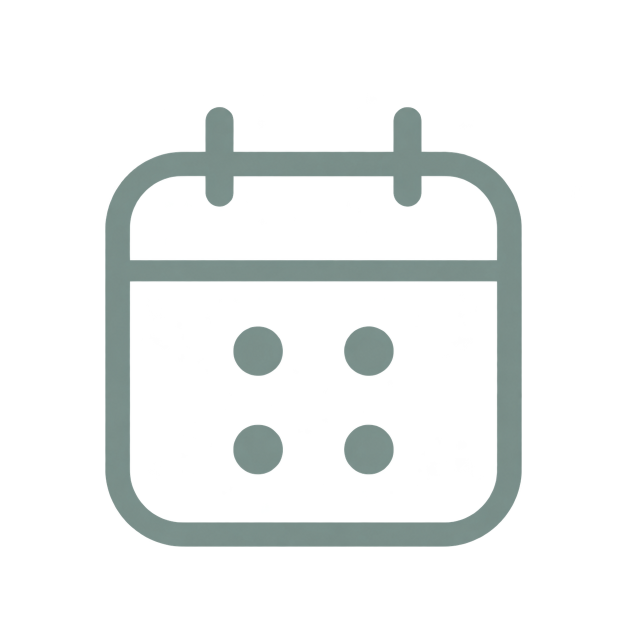
#> input picture cellender-design-kit/assets/calendar-default.png, 1254 x 1254 px (shown at 1/2 size)
$ python process-assets.py
#> lines starting #> are read from the running program, lines starting #| are printed output that depends on the picture; after the words box and inside, x2 and y2 are one past the last pixel; in counts of white or black regions, pixels touching at a corner belong together; pictures that were not available may be replaced by others from this repository, and a replacement may not be noted
#!/usr/bin/env python3
"""cellender-design-kit/assets/ の原本画像から、アプリで使う画像を生成する。

原本は変更しない。処理内容:
  1. 透過部分に散っているごく薄いノイズ（alpha < 24）を除去
  2. 半透明の縁に残った白っぽい色を、隣接する不透明部分の色で置き換え（白フチ除去）
  3. 余白を切り詰め、アイコンごとに決めた「見た目の大きさ」で正方形の枠の中央に配置
     （default / active で輪郭や余白がわずかに違っても、同じ位置・大きさに揃う）
  4. 表示サイズに合わせて縮小（premultiplied alpha で縮小して縁の濁りを防ぐ）

出力:
  src/assets/icons/{calendar,cells,seeding,settings}-{default,active}.png  … ナビ用
  src/assets/brand/cellender-symbol.png                                     … 空状態用
  src/assets/brand/cellender-logo.png                                       … 横長ロゴ（ヘッダー・ようこそ・設定）
  src/assets/brand/cellender-mark.png, cellender-wordmark.png               … 起動画面（シンボルの下にロゴタイプ）
  src/assets/external/lovematri.png                                         … 設定の外部接続（マトリちゃん）
  public/favicon-16.png, favicon-32.png, favicon.ico, apple-touch-icon.png   … アプリアイコン
  public/icon-192.png, icon-512.png, icon-maskable-512.png                   … ホーム画面（PWA）用

使い方:  python3 scripts/process-assets.py
"""
from pathlib import Path

import numpy as np
from PIL import Image

ROOT = Path(__file__).resolve().parent.parent
SRC = ROOT / "cellender-design-kit" / "assets"
ICON_OUT = ROOT / "src" / "assets" / "icons"
BRAND_OUT = ROOT / "src" / "assets" / "brand"
PUBLIC = ROOT / "public"

ALPHA_FLOOR = 24  # これ未満の alpha はノイズとして透明にする
OFF_WHITE = (0xF7, 0xFA, 0xF8)

# アイコンごとの「内容の長辺 / 枠の一辺」。細いピペットは大きめにして視覚的な重さを揃える
OPTICAL = {
    "calendar": 0.80,
    "cells": 0.86,
    "seeding": 0.96,
    "settings": 0.82,
}
ICON_PX = 144  # 48px 表示 × 3x まで鮮明
SYMBOL_PX = 384
LOGO_H = 192  # 横長ロゴの高さ（64px 表示 × 3x まで鮮明）
WORD_SCALE = 0.8  # ロゴタイプをシンボルに対して 20% 小さくしてバランスを整える
MARK_PX = 384  # 起動画面のシンボル（128px 表示 × 3x）
WORDMARK_H = 128  # 起動画面のロゴタイプの高さ
MATRI_PX = 144  # マトリちゃん（48px 表示 × 3x）
EXTERNAL_OUT = ROOT / "src" / "assets" / "external"


def load(path: Path) -> np.ndarray:
    return np.asarray(Image.open(path).convert("RGBA"), dtype=np.float32) / 255.0


def clean(rgba: np.ndarray) -> np.ndarray:
    """薄いノイズの除去と、半透明部分の色の補正（白フチ除去）。"""
    out = rgba.copy()
    a = out[..., 3]
    a[a < ALPHA_FLOOR / 255.0] = 0.0
#> a: shape (1254, 1254) float32; min 0, max 1, mean 0.135

    solid = a >= 0.98
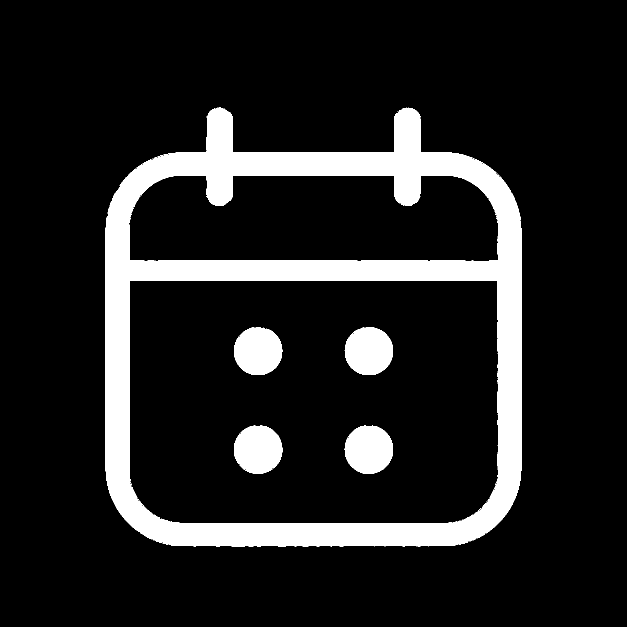
#> solid: shape (1254, 1254) bool (shown at 1/2 size); 13% white; 53 white regions (43 under 20 px), largest, box (x1, y1, x2, y2) and area: (211, 216, 1043, 1093) 174584, (689, 851, 786, 948) 7318, (468, 851, 565, 948) 7304
    color = out[..., :3] * solid[..., None]
    weight = solid.astype(np.float32)
    # 不透明部分の色を外側へ数 px 押し広げる（3x3 の平均を繰り返す）
    acc_c, acc_w = color.copy(), weight.copy()
    for _ in range(8):
        pc = np.pad(acc_c, ((1, 1), (1, 1), (0, 0)))
        pw = np.pad(acc_w, ((1, 1), (1, 1)))
        sc = sum(pc[y : y + acc_c.shape[0], x : x + acc_c.shape[1]] for y in range(3) for x in range(3))
        sw = sum(pw[y : y + acc_w.shape[0], x : x + acc_w.shape[1]] for y in range(3) for x in range(3))
        grow = (acc_w == 0) & (sw > 0)
        acc_c[grow] = sc[grow] / sw[grow][..., None]
        acc_w[grow] = 1.0
#> this loop made 8 passes
#> pass 1, in clean, `sc = sum(pc[y : y + acc_c.shape[0], x : x + acc_c.shape[1]] for y in r..`:
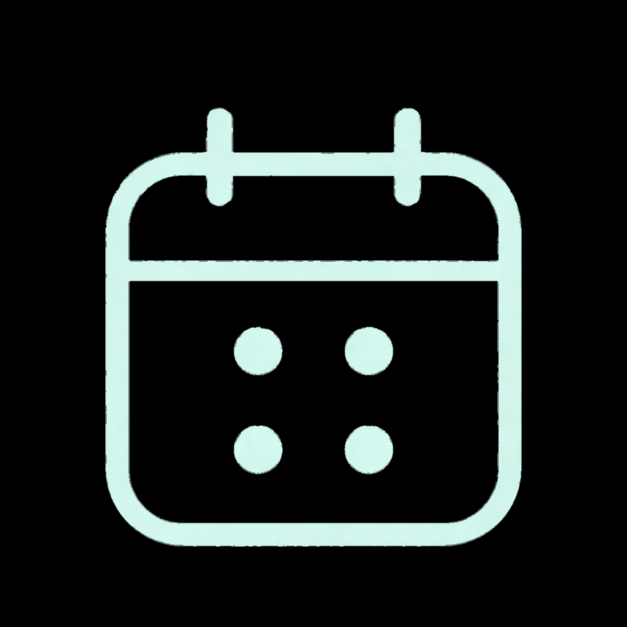
#> sc: shape (1254, 1254, 3) float32 (shown at 1/2 size); mean R, G, B 0.557, 0.653, 0.63; drawn with min black and max white
#> after the loop:
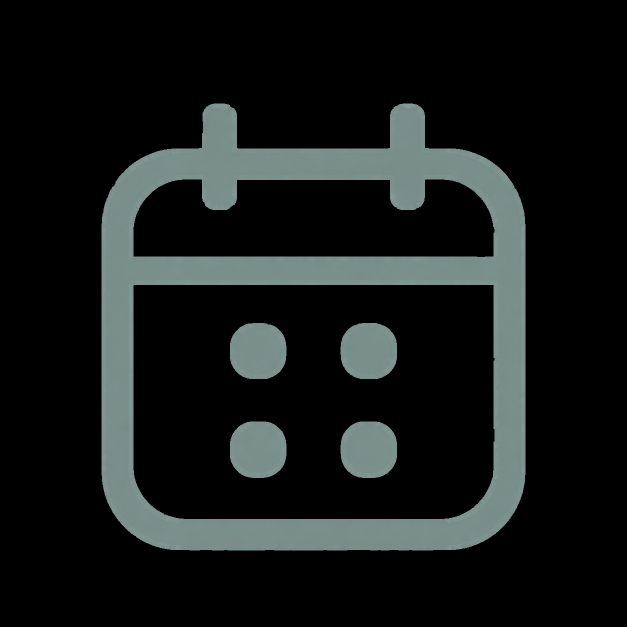
#> acc_c: shape (1254, 1254, 3) float32 (shown at 1/2 size); mean R, G, B 0.0872, 0.102, 0.0987
#> after the loop:
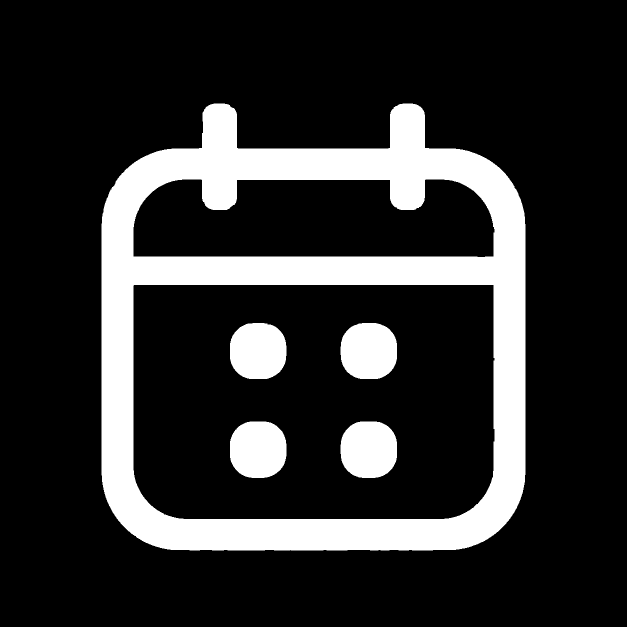
#> acc_w: shape (1254, 1254) float32 (shown at 1/2 size); values 0 (black) and 1 (white), 18.1% white; 5 white regions, box (x1, y1, x2, y2) and area: (203, 207, 1051, 1101) 242440, (460, 843, 573, 956) 10790, (681, 843, 794, 956) 10785, (460, 646, 573, 758) 10694, (681, 646, 794, 758) 10694
    semi = (a > 0) & ~solid & (acc_w > 0)
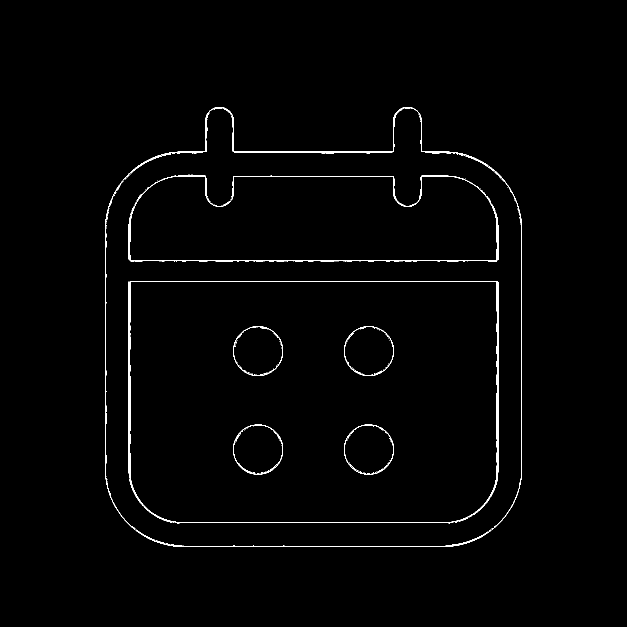
#> semi: shape (1254, 1254) bool (shown at 1/2 size); 1% white in thin lines or dots, all inside (x1, y1, x2, y2) = (210, 214, 1044, 1094)
    out[..., :3][semi] = acc_c[semi]
    out[..., :3][a == 0] = 0.0
    return out


def bbox(rgba: np.ndarray):
    ys, xs = np.nonzero(rgba[..., 3] > 0)
    return xs.min(), ys.min(), xs.max() + 1, ys.max() + 1


def to_image(rgba: np.ndarray) -> Image.Image:
    return Image.fromarray(np.clip(rgba * 255.0 + 0.5, 0, 255).astype(np.uint8), "RGBA")


def resize(img: Image.Image, size) -> Image.Image:
    # premultiplied で縮小して、透明部分の色が縁に混ざらないようにする
    return img.convert("RGBa").resize(size, Image.Resampling.LANCZOS).convert("RGBA")


def fit(rgba: np.ndarray, canvas: int, ratio: float, bg=None) -> Image.Image:
    """内容を切り出し、長辺が canvas*ratio になるよう縮小して中央に置く。"""
#> called with canvas = 144, ratio = 0.8
    x0, y0, x1, y1 = bbox(rgba)
#> x0 = 210; y0 = 214; x1 = 1044; y1 = 1094
    crop = to_image(rgba[y0:y1, x0:x1])
    w, h = crop.size
#> w = 834; h = 880
    scale = canvas * ratio / max(w, h)
#> scale = 0.131
    nw, nh = max(1, round(w * scale)), max(1, round(h * scale))
#> nw = 109; nh = 115
    small = resize(crop, (nw, nh))
#> in resize, `return img.convert("RGBa").resize(size, Image.Resampling.LANCZOS).conv..`:
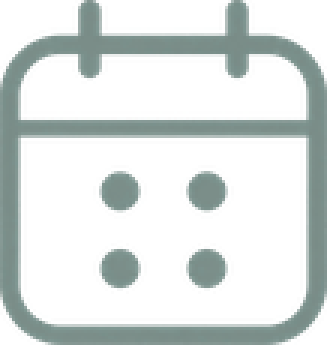
#> returned value: PIL image 109x115 RGBA (shown 3 times larger); mean R, G, B, A 50.2, 58.3, 56.3, 74.3; transparent parts drawn white
    base = Image.new("RGBA", (canvas, canvas), (*bg, 255) if bg else (0, 0, 0, 0))
#> base: PIL image 144x144 RGBA; every value is 0
    base.alpha_composite(small, ((canvas - nw) // 2, (canvas - nh) // 2))
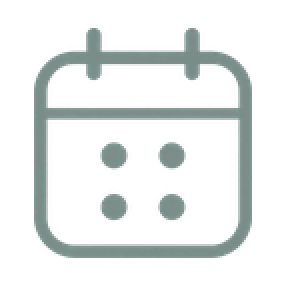
#> base: PIL image 144x144 RGBA (shown 2 times larger); mean R, G, B, A 30.4, 35.3, 34.1, 44.9; transparent parts drawn white
    return base


def save_small(img: Image.Image, path: Path) -> None:
    """色数の少ない画像は 256 色に減色して軽くする（見た目はほぼ変わらず数分の 1 のサイズになる）"""
    img.quantize(256, method=Image.Quantize.FASTOCTREE, dither=Image.Dither.NONE).save(path, optimize=True)


def split_logo(logo: np.ndarray):
    """横長ロゴの原本を、シンボルとロゴタイプに切り分ける（間の透明な列で分ける）"""
    x0, y0, x1, y1 = bbox(logo)
    cols = (logo[..., 3] > 0).any(axis=0)
    # 左から 1/3 までの範囲で、最初に現れる透明な列の並びをシンボルとロゴタイプの境目とみなす
    gap_start = next(x for x in range(x0 + 1, x0 + (x1 - x0) // 3) if not cols[x])
    gap_end = next(x for x in range(gap_start, x1) if cols[x])
    sym, word = logo[:, x0:gap_start], logo[:, gap_end:x1]
    sx0, sy0, sx1, sy1 = bbox(sym)
    wx0, wy0, wx1, wy1 = bbox(word)
    return sym[sy0:sy1, sx0:sx1], word[wy0:wy1, wx0:wx1], gap_end - gap_start, (wy0 + wy1) / 2 - sy0


def scaled(rgba: np.ndarray, height: int) -> Image.Image:
    img = to_image(rgba)
    return resize(img, (max(1, round(img.width * height / img.height)), height))


def main() -> None:
    ICON_OUT.mkdir(parents=True, exist_ok=True)
    BRAND_OUT.mkdir(parents=True, exist_ok=True)

    for name, ratio in OPTICAL.items():
        for state in ("default", "active"):
            src = SRC / f"{name}-{state}.png"
            img = fit(clean(load(src)), ICON_PX, ratio)
            img.save(ICON_OUT / src.name, optimize=True)
            print("icon  ", src.name, img.size)
#| icon   calendar-default.png (144, 144)
#> pass 2 of the loop in main, `for name, ratio in OPTICAL.items():`:
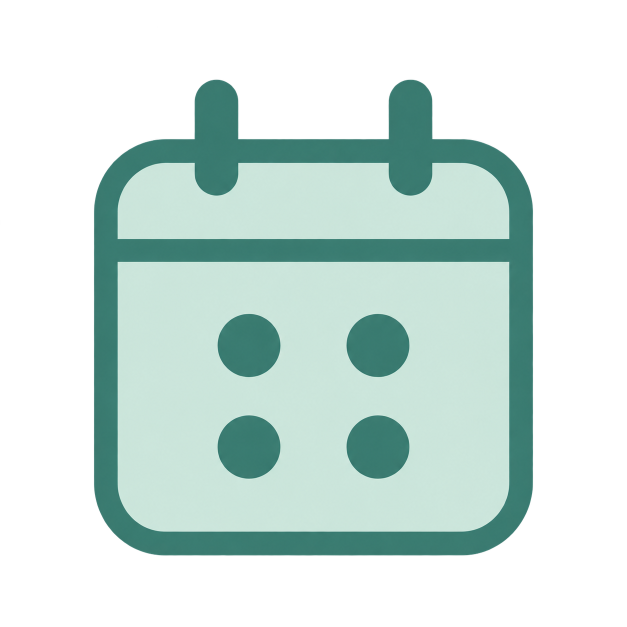
#> input picture cellender-design-kit/assets/calendar-active.png, 1254 x 1254 px, given in place of cells-default.png, which was not available (shown at 1/2 size)
#> solid: shape (1254, 1254) bool; 46.2% white; 14 white regions (13 under 20 px), largest, box (x1, y1, x2, y2) and area: (189, 160, 1065, 1110) 726071
#> after the loop in clean (call 3), `for _ in range(8):`:
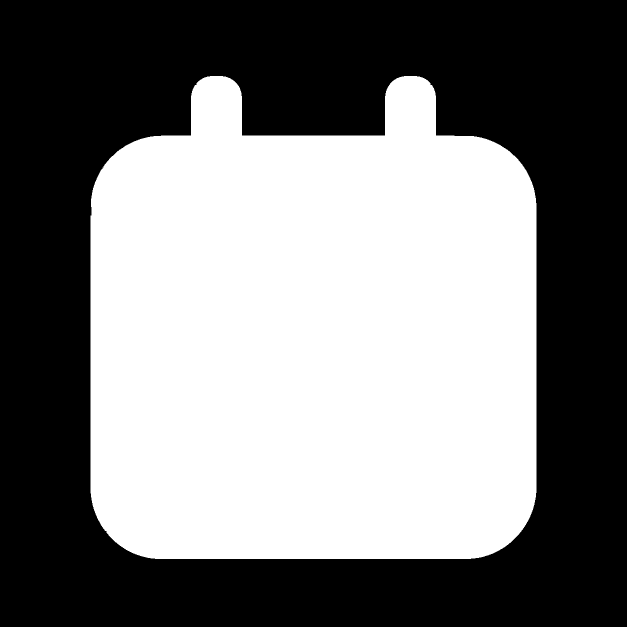
#> acc_w: shape (1254, 1254) float32 (shown at 1/2 size); values 0 (black) and 1 (white), 48.3% white; 1 white region, box (x1, y1, x2, y2) and area: (181, 152, 1073, 1118) 760284
#> semi: shape (1254, 1254) bool; 0.43% white in thin lines or dots, all inside (x1, y1, x2, y2) = (188, 159, 1066, 1112)
#> x0 = 188; y0 = 159; x1 = 1066; y1 = 1112
#> in fit (call 3), `base.alpha_composite(small, ((canvas - nw) // 2, (canvas - nh) // 2))`:
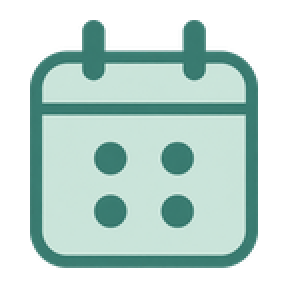
#> base: PIL image 144x144 RGBA (shown 2 times larger); mean R, G, B, A 90.9, 115.7, 109.4, 151.4; transparent parts drawn white
#| icon   cells-default.png (144, 144)

    symbol = clean(load(SRC / "cellender-symbol.png"))
    fit(symbol, SYMBOL_PX, 0.92).save(BRAND_OUT / "cellender-symbol.png", optimize=True)
    print("brand  cellender-symbol.png")

    # 横長ロゴ：シンボルの高さはそのまま、ロゴタイプを 20% 小さくして組み直す（縦位置は元の中心に合わせる）
    sym, word, gap, word_cy = split_logo(clean(load(SRC / "cellender-logo.png")))
    sh, sw = sym.shape[:2]
    word_img = scaled(word, round(word.shape[0] * WORD_SCALE))
    canvas = Image.new("RGBA", (sw + gap + word_img.width, sh), (0, 0, 0, 0))
    canvas.alpha_composite(to_image(sym), (0, 0))
    canvas.alpha_composite(word_img, (sw + gap, round(word_cy - word_img.height / 2)))
    out = resize(canvas, (round(canvas.width * LOGO_H / sh), LOGO_H))
    save_small(out, BRAND_OUT / "cellender-logo.png")
    print("brand  cellender-logo.png", out.size)

    # 起動画面用：シンボルとロゴタイプを別々の画像にする（縦に並べて、別々に動かす）
    mark = scaled(sym, MARK_PX)
    save_small(mark, BRAND_OUT / "cellender-mark.png")
    wordmark = scaled(word, WORDMARK_H)
    save_small(wordmark, BRAND_OUT / "cellender-wordmark.png")
    print("brand  cellender-mark.png", mark.size, "cellender-wordmark.png", wordmark.size)

    # 外部接続：LoveMatri のマトリちゃん
    EXTERNAL_OUT.mkdir(parents=True, exist_ok=True)
    matri = fit(clean(load(SRC / "lovematri-matri.png")), MATRI_PX, 0.98)
    matri.save(EXTERNAL_OUT / "lovematri.png", optimize=True)
    print("ext    lovematri.png", matri.size)

    # favicon は透過のまま、わずかな余白をとる
    for px in (16, 32):
        fit(symbol, px * 8, 0.94).resize((px, px), Image.Resampling.LANCZOS).save(PUBLIC / f"favicon-{px}.png", optimize=True)
    ico = fit(symbol, 256, 0.94)
    ico.save(PUBLIC / "favicon.ico", sizes=[(16, 16), (32, 32), (48, 48)])
    # Apple touch icon は OS が角を丸めて切り抜くので、オフホワイトの背景と安全な余白をとる
    fit(symbol, 180 * 4, 0.70, bg=OFF_WHITE).resize((180, 180), Image.Resampling.LANCZOS).convert("RGB").save(
        PUBLIC / "apple-touch-icon.png", optimize=True
    )
    print("public favicon-16.png favicon-32.png favicon.ico apple-touch-icon.png")

    # ホーム画面（PWA）用。any はオフホワイト地に余白 15%、maskable は OS の丸や角丸の切り抜きでも
    # 欠けないよう、中央 80% の安全領域にシンボル（60%）を収める
    for px in (192, 512):
        fit(symbol, px * 2, 0.72, bg=OFF_WHITE).resize((px, px), Image.Resampling.LANCZOS).convert("RGB").save(
            PUBLIC / f"icon-{px}.png", optimize=True
        )
    fit(symbol, 1024, 0.60, bg=OFF_WHITE).resize((512, 512), Image.Resampling.LANCZOS).convert("RGB").save(
        PUBLIC / "icon-maskable-512.png", optimize=True
    )
    print("public icon-192.png icon-512.png icon-maskable-512.png")


if __name__ == "__main__":
#> (the run stopped early here; a loop or call above may not have finished)
